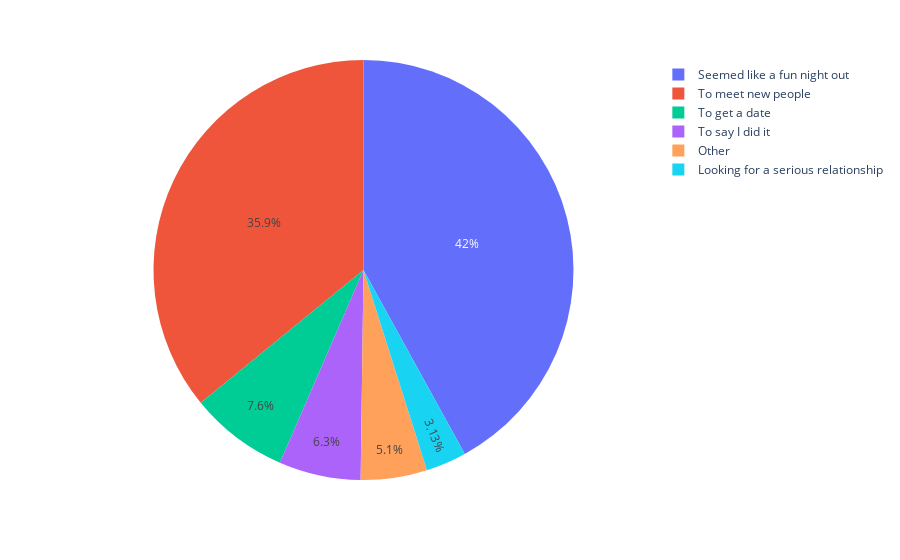

The code cell stored with this chart in its notebook:
### Markdown cell above
#### quel est le but des participants de ce speed_dating ?

### Code cell
df_goal = df.groupby(['goal']).count().reset_index()
# remplacement des valeurs 
dict = {
    1: "Seemed like a fun night out",
    2: "To meet new people",
    3: "To get a date",
    4: "Looking for a serious relationship",
    5: "To say I did it",
    6: "Other"
}

df_goal['goal'] = df_goal['goal'].replace(dict)

fig = px.pie(df_goal, names = df_goal['goal'],values = df_goal['id'])
fig.show()

### Figure 1 — Plotly figure (JSON) as saved in the notebook; plotly's stock layout.template omitted (floating-point values rounded to 4 significant figures)
{"data": [{"domain": {"x": [0, 1], "y": [0, 1]}, "hovertemplate": "goal=%{label}<br>id=%{value}<extra></extra>", "labels": ["Seemed like a fun night out", "To meet new people", "To get a date", "Looking for a serious relationship", "To say I did it", "Other"], "legendgroup": "", "name": "", "showlegend": true, "type": "pie", "values": [3398, 2904, 615, 253, 510, 413]}], "layout": {"legend": {"tracegroupgap": 0}, "margin": {"t": 60}}}
